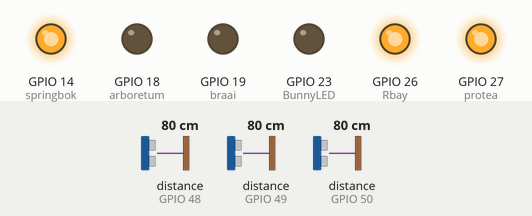
Simulated run of this sketch. Board: ESP32. Shown: output pins drawn as LEDs (lit = HIGH). The test bench sets the inputs (shaded band); at power-on: distance to the obstacle (sensors on GPIO 48, GPIO 49, GPIO 50) 80 cm.

Above: at 1.2 s.
1.3 s: distance to the obstacle (sensor on GPIO 48) set to 32 cm
2.8 s: distance to the obstacle (sensor on GPIO 48) set to 27 cm
At 3.6 s:
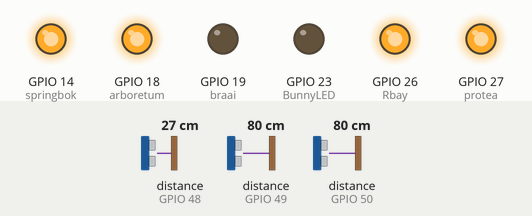
4.3 s: distance to the obstacle (sensor on GPIO 49) set to 34 cm
5.8 s: distance to the obstacle (sensor on GPIO 49) set to 28 cm
At 6.2 s:
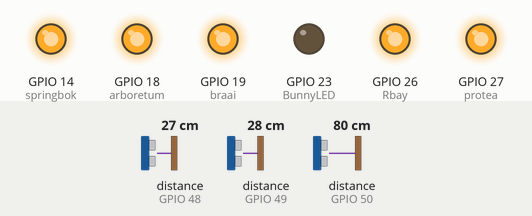
7.3 s: distance to the obstacle (sensor on GPIO 50) set to 33 cm
8.8 s: distance to the obstacle (sensor on GPIO 50) set to 28 cm
At 9.8 s:
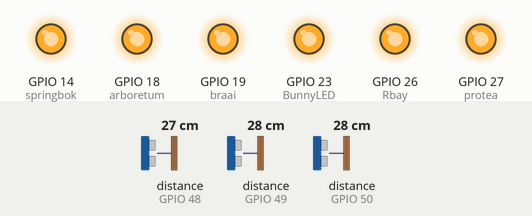
Timing chart, 0 to 11.3 s (numbered marks = the images above; inputs shaded):
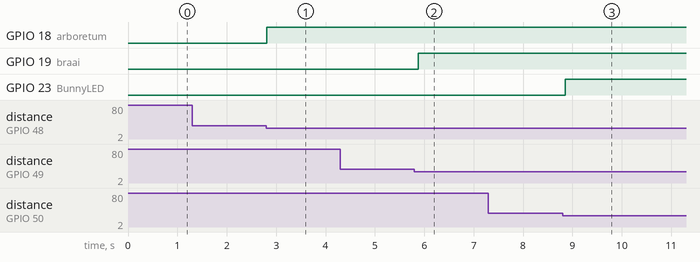

Measured:
- the behaviour switches between 31 and 30 cm on distance to the obstacle (sensor on GPIO 48) (found by bisection; images 0 and 1)
- the behaviour switches between 31 and 30 cm on distance to the obstacle (sensor on GPIO 49) (found by bisection; images 1 and 2)
- the behaviour switches between 31 and 30 cm on distance to the obstacle (sensor on GPIO 50) (found by bisection; images 2 and 3)
- after the input at 1.3 s, every drawn part: stays the same
- after the input at 2.8 s, GPIO 18 (arboretum): LOW → HIGH at once
- after the input at 4.3 s, every drawn part: stays the same
- after the input at 5.8 s, GPIO 19 (braai): LOW → HIGH after 0.08 s
- after the input at 7.3 s, every drawn part: stays the same
- after the input at 8.8 s, GPIO 23 (BunnyLED): LOW → HIGH after 0.05 s

The sketch:

esp32_belt_report_original.ino
```cpp
#include <Wire.h>
#include <Adafruit_VL53L0X.h>

Adafruit_VL53L0X Bunny;
Adafruit_VL53L0X pap;
Adafruit_VL53L0X wors;

#define springbok 14
#define protea 27
#define Rbay 26
#define arboretum 18
#define braai 19
#define BunnyLED 23
#define DIST_THRESHOLD 300

void setup() {
  Serial.begin(115200);
  Wire.begin(21, 22);

  pinMode(springbok, OUTPUT);
  pinMode(protea, OUTPUT);
  pinMode(Rbay, OUTPUT);
  pinMode(arboretum, OUTPUT);
  pinMode(braai, OUTPUT);
  pinMode(BunnyLED, OUTPUT);

  digitalWrite(springbok, LOW);
  digitalWrite(protea, LOW);
  digitalWrite(Rbay, LOW);
  delay(10);

  digitalWrite(springbok, HIGH);
  delay(10);
  if (!Bunny.begin(0x30)) while (1);

  digitalWrite(protea, HIGH);
  delay(10);
  if (!pap.begin(0x31)) while (1);

  digitalWrite(Rbay, HIGH);
  delay(10);
  if (!wors.begin(0x32)) while (1);
}

void loop() {
  VL53L0X_RangingMeasurementData_t BunnyData;
  Bunny.rangingTest(&BunnyData, false);
  digitalWrite(arboretum,
               BunnyData.RangeStatus == 0 && BunnyData.RangeMilliMeter <= DIST_THRESHOLD);

  VL53L0X_RangingMeasurementData_t papData;
  pap.rangingTest(&papData, false);
  digitalWrite(braai,
               papData.RangeStatus == 0 && papData.RangeMilliMeter <= DIST_THRESHOLD);

  VL53L0X_RangingMeasurementData_t worsData;
  wors.rangingTest(&worsData, false);
  digitalWrite(BunnyLED,
               worsData.RangeStatus == 0 && worsData.RangeMilliMeter <= DIST_THRESHOLD);

  delay(2);
}
```
